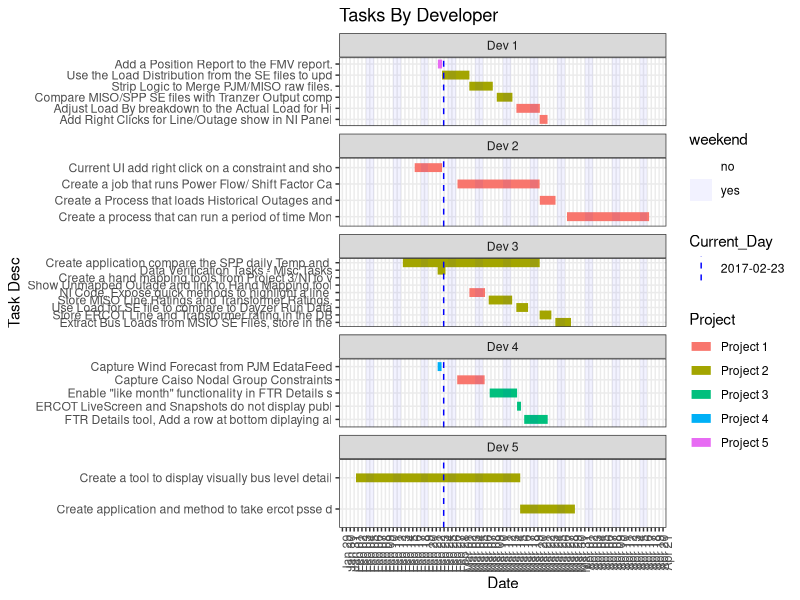
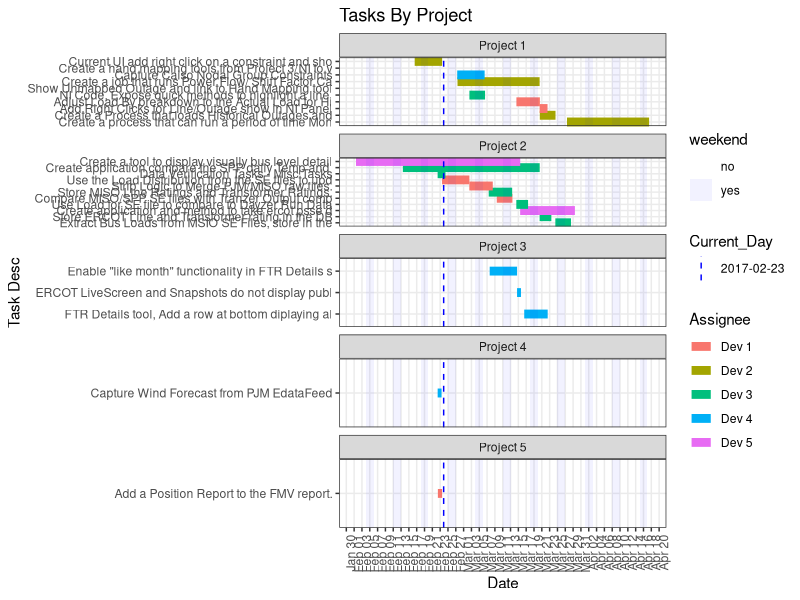

R code for these plots, in order:
 library(openxlsx)
 library(ggplot2)
 library(dplyr)
 library(lubridate)
 library(scales)
 
#raw tasks downloaded to csv from Jira 
raw <- read.xlsx("gantt_chart_data.xlsx", startRow = 4,detectDates = TRUE) 


processed_data <- raw %>% 
  data.frame(.) %>%  
  select(Project,Summary,Priority,Planned.Start,Planned.End,Assignee) %>%
  na.omit() %>%
#Converting excel DateTime serial number to R DateTime
  mutate(start = ymd_hms(as.POSIXct(Planned.Start * (60*60*24), origin="1899-12-30", tz="GMT")),
         end = ymd_hms(as.POSIXct(Planned.End * (60*60*24), origin="1899-12-30", tz="GMT")),
         short_summary = substr(Summary,0,50),
         Priority = as.factor(Priority)) %>%
  select(-c(Planned.Start, Planned.End)) %>%
  na.omit() %>%
  ungroup() %>%
  filter(end <= today() + weeks(6)) %>% 
  arrange(desc(start), short_summary) %>% 
  mutate(short_summary = factor(short_summary, levels = unique(short_summary)))


today_df <- data.frame(val = as.numeric(force_tz(ymd_hms("2017-02-23 16:33:15"),tzone = "America/New_York")), 
                       Current_Day = paste0(force_tz(ymd("2017-02-23"),tzone = "America/New_York")))

#needed to highlight the days that are weeekends
weekends <- data.frame(date = seq(floor_date(min(processed_data$start),unit = "day"), 
                                  ceiling_date(max(processed_data$end),unit = "day"), by = "hour")) %>%
  mutate(weekend = ifelse(wday(date) %in% c(1,7), "yes","no"),
         month = month(date),
         day = day(date)) %>%
  group_by(day,month, weekend) %>%
  summarize(start = min(date), end = max(date) + minutes(60))


# tasks by developer
ggplot(data = processed_data) +
  geom_segment(aes(y = short_summary, yend = short_summary, 
                   x = start, xend = end, color = Project),size=3) +
  geom_vline(data = today_df, aes(xintercept = val, linetype = Current_Day), color = "blue") +
  geom_rect(data = weekends, aes(NULL, NULL, xmin = start, xmax = end, fill = weekend), ymin=-Inf,ymax= Inf) +
  scale_fill_manual(values = alpha(c("gray", 'blue'), c(0.0, .05)))  + 
  scale_x_datetime(date_labels = "%b %d", date_breaks = "1 day", minor_breaks = NULL ) +
  facet_wrap(~Assignee, ncol = 1, scales = "free_y") +
  theme_bw() +
  scale_linetype_manual(values = c(2)) +
  theme(axis.text.x = element_text(angle = 90, hjust = 1)) +
  labs(title = "Tasks By Developer", y = "Task Desc", x = "Date")

# tasks by Projects
ggplot(data = processed_data) +
  geom_segment(aes(y = short_summary, 
                   yend = short_summary, 
                   x = start, xend = end, 
                   color = Assignee),size=3) +
  geom_vline(data = today_df, aes(xintercept = val, linetype = Current_Day), color = 'blue') +
  geom_rect(data = weekends, aes(NULL, NULL,xmin = start, xmax = end, fill = weekend),
            ymin=-Inf,ymax= Inf) +
  scale_fill_manual(values = alpha(c("gray", 'blue'), c(0.0, .05)))  + 
  scale_x_datetime(date_labels = "%b %d", date_breaks = "2 day", minor_breaks = NULL ) +
  facet_wrap(~Project, ncol = 1, scales = "free_y") +
  theme_bw() +
  scale_linetype_manual(values = c(2)) +
  theme(axis.text.x = element_text(angle = 90, hjust = 1)) +
  labs(title = "Tasks By Project", y = "Task Desc", x = "Date")


